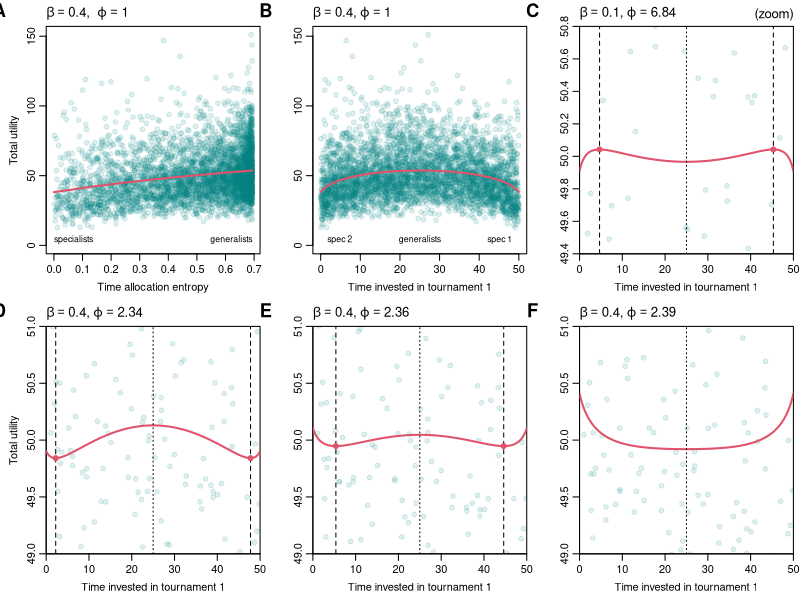

Reproduce this figure in R.
# Figure 02: specialization, generalism, and utility
# Six panels (A-F). Panel C uses beta = 0.1 and phi = 6.84.

set.seed(1)

# Parameters and simulated population --------------------------------------
n <- 4000
budget <- 50
beta <- 0.4
median_talent <- 1
sd_talent <- 0.5
phis <- c(2.34, 2.36, 2.39)

logmean <- log(median_talent)
logsd <- sqrt(log((1 + sqrt(1 + 4 * (sd_talent / median_talent)^2)) / 2))

r <- runif(n)
time <- cbind(budget * r, budget * (1 - r))
talent <- matrix(rlnorm(2 * n, logmean, logsd), ncol = 2)

training <- function(x, beta_value = beta) (1 + x)^beta_value - 1
weight <- function(P, phi) (1 + P)^phi - 1

perf <- talent * training(time)
E <- colSums(time)

utility <- function(phi) {
  spoils <- sapply(1:2, function(t) {
    w <- weight(perf[, t], phi)
    E[t] * w / sum(w)
  })
  rowSums(spoils)
}

utility1 <- utility(1)
entropy <- ifelse(r == 0, 0, -r * log(r)) +
           ifelse(r == 1, 0, -(1 - r) * log(1 - r))

# Expected utility for phi = 1 ---------------------------------------------
mean_training <- ((1 + budget)^(beta + 1) - 1) /
                 (budget * (beta + 1)) - 1

expected1 <- function(x) {
  budget / (2 * mean_training) * (training(x) + training(budget - x))
}

binary_entropy <- function(x) {
  ifelse(x == 0 | x == 1, 0,
         -x * log(x) - (1 - x) * log(1 - x))
}

allocation_from_entropy <- function(h) {
  if (h <= 0) return(0)
  if (h >= log(2)) return(0.5)
  uniroot(function(x) binary_entropy(x) - h, c(0, 0.5))$root
}

# Expected utility for arbitrary phi (Gauss-Hermite quadrature) -------------
gauss_hermite <- function(n = 80) {
  J <- matrix(0, n, n)
  off <- sqrt((1:(n - 1)) / 2)
  J[cbind(1:(n - 1), 2:n)] <- off
  J[cbind(2:n, 1:(n - 1))] <- off
  eig <- eigen(J, symmetric = TRUE)
  order_idx <- order(eig$values)
  list(z = eig$values[order_idx],
       w = eig$vectors[1, order_idx]^2)
}

gh <- gauss_hermite()
a <- exp(logmean + sqrt(2) * logsd * gh$z)

mean_weight <- function(x, phi, beta_value = beta) {
  vapply(x, function(xx) sum(gh$w * weight(a * training(xx, beta_value), phi)), numeric(1))
}

mean_weight_prime <- function(x, phi, beta_value = beta) {
  vapply(x, function(xx) {
    A <- 1 + a * training(xx, beta_value)
    sum(gh$w * phi * a * beta_value * (1 + xx)^(beta_value - 1) * A^(phi - 1))
  }, numeric(1))
}

mean_weight_second <- function(x, phi, beta_value = beta) {
  vapply(x, function(xx) {
    A <- 1 + a * training(xx, beta_value)
    bracket <- (beta_value - 1) * (1 - a) + a * (beta_value * phi - 1) * (1 + xx)^beta_value
    sum(gh$w * phi * a * beta_value * (1 + xx)^(beta_value - 2) * A^(phi - 2) * bracket)
  }, numeric(1))
}

expected_phi <- function(x, phi, beta_value = beta) {
  normalization <- integrate(function(z) mean_weight(budget * z, phi, beta_value),
                             0, 1, rel.tol = 1e-10)$value
  budget / (2 * normalization) *
    (mean_weight(x, phi, beta_value) + mean_weight(budget - x, phi, beta_value))
}

# Find the two local minima, when they exist.
phi_end <- uniroot(function(phi) {
  mean_weight_prime(0, phi) - mean_weight_prime(budget, phi)
}, c(1, 4))$root

phi_mid <- uniroot(function(phi) {
  mean_weight_second(budget / 2, phi)
}, c(1, 4))$root

local_minima <- function(phi) {
  if (phi <= phi_end || phi >= phi_mid) return(numeric(0))
  f <- function(x) mean_weight_prime(x, phi) - mean_weight_prime(budget - x, phi)
  xmin <- uniroot(f, c(1e-10, budget / 2 - 1e-8))$root
  c(xmin, budget - xmin)
}

# Plot ---------------------------------------------------------------------
label_panel <- function(letter) {
  usr <- par("usr")
  mtext(letter, side = 3, at = usr[1] - 0.22 * diff(usr[1:2]),
        line = 0.5, font = 2, cex = 1.1)
}

point_col <- "#00808020"
curve_col <- 2
curve_lwd <- 2
xgrid <- seq(0, budget, length.out = 1001)

w<-2
png("Figure02.png", width = w*3, height = w*2, units = "in", res = 600)
layout(matrix(1:6, nrow = 2, byrow = TRUE))
par(mar = c(3.5, 3.5, 2, 0.5), mgp = c(2, 0.65, 0))

# A: expected utility against allocation entropy
plot(entropy, utility1, pch = 19, col = point_col,
     ylim = c(0, max(utility1)),
     xlab = "Time allocation entropy", ylab = "Total utility")
title(expression(beta == 0.4 * ", " ~ varphi == 1), adj = 0)

text(range(entropy), 4, c("specialists", "generalists"),
     pos = c(4, 2), cex = 0.8, offset = 0)
hgrid <- seq(0, log(2), length.out = 501)
rgrid <- vapply(hgrid, allocation_from_entropy, numeric(1))
lines(hgrid, expected1(budget * rgrid), lwd = curve_lwd, col = curve_col)
label_panel("A")

# B: total utility against training allocation for beta = 0.4, phi = 1
plot(time[, 1], utility1, pch = 19, col = point_col,
     ylim = c(0, max(utility1)), xlab = "Time invested in tournament 1",
     ylab = "")
title(expression(beta == 0.4 * "," ~ varphi == 1), adj = 0)
text(c(0, budget), 4, c("spec 2", "spec 1"),
     pos = c(4, 2), cex = 0.8)
text(budget / 2, 4, "generalists", cex = 0.8)
lines(xgrid, expected1(xgrid), lwd = curve_lwd, col = curve_col)
label_panel("B")

# C: intermediate allocations are optimal (middle scenario of Figure 02B)
# The random draws are identical to those in the supplied 02B script:
# both scripts set.seed(1), then draw r, then two columns of lognormal talents.
beta_c <- 0.1
phi_c <- 6.84
perf_c <- talent * training(time, beta_c)
utility_c <- {
  spoils <- sapply(1:2, function(t) {
    weights <- weight(perf_c[, t], phi_c)
    E[t] * weights / sum(weights)
  })
  rowSums(spoils)
}

# Off-center stationary points can be maxima or minima in this regime.
offcenter_extrema <- function(phi, beta_value) {
  f <- function(x) mean_weight_prime(x, phi, beta_value) -
                   mean_weight_prime(budget - x, phi, beta_value)
  xs <- seq(1e-8, budget / 2 - 1e-6, length.out = 1001)
  ys <- f(xs)
  k <- which(ys[-length(ys)] * ys[-1] < 0)
  if (!length(k)) return(numeric(0))
  x <- uniroot(f, c(xs[k[1]], xs[k[1] + 1]))$root
  c(x, budget - x)
}

plot(time[, 1], utility_c, pch = 19, col = point_col,
     xlim = c(0, budget), ylim = c(49.4, 50.8),
     xlab = "Time invested in tournament 1", ylab = "",
     xaxs = "i", yaxs = "i")
lines(xgrid, expected_phi(xgrid, phi_c, beta_c),
      lwd = curve_lwd, col = curve_col)
ex <- offcenter_extrema(phi_c, beta_c)
if (length(ex)) {
  abline(v = ex, lty = 2)
  points(ex, expected_phi(ex, phi_c, beta_c), pch = 19, col = curve_col)
}
abline(v = budget / 2, lty = 3)
title(bquote(beta == .(beta_c) * "," ~ varphi == .(phi_c)), adj = 0)
title("(zoom)", adj = 1, font.main = 1)
label_panel("C")

# D-F: varying the performance-to-spoils exponent
for (j in seq_along(phis)) {
  phi <- phis[j]
  plot(time[, 1], utility(phi), pch = 19, col = point_col,
       xlim = c(0, budget), ylim = c(49, 51),
       xlab = "Time invested in tournament 1",
       ylab = if (j == 1) "Total utility" else "",
       xaxs = "i", yaxs = "i")
  lines(xgrid, expected_phi(xgrid, phi), lwd = curve_lwd, col = curve_col)
  mins <- local_minima(phi)
  if (length(mins)) {
    abline(v = mins, lty = 2)
    points(mins, expected_phi(mins, phi), pch = 19, col = curve_col)
  }
  abline(v = budget / 2, lty = 3)
  title(bquote(beta == 0.4 * "," ~ varphi == .(phi)), adj = 0)
  label_panel(LETTERS[j + 3])
}

dev.off()
